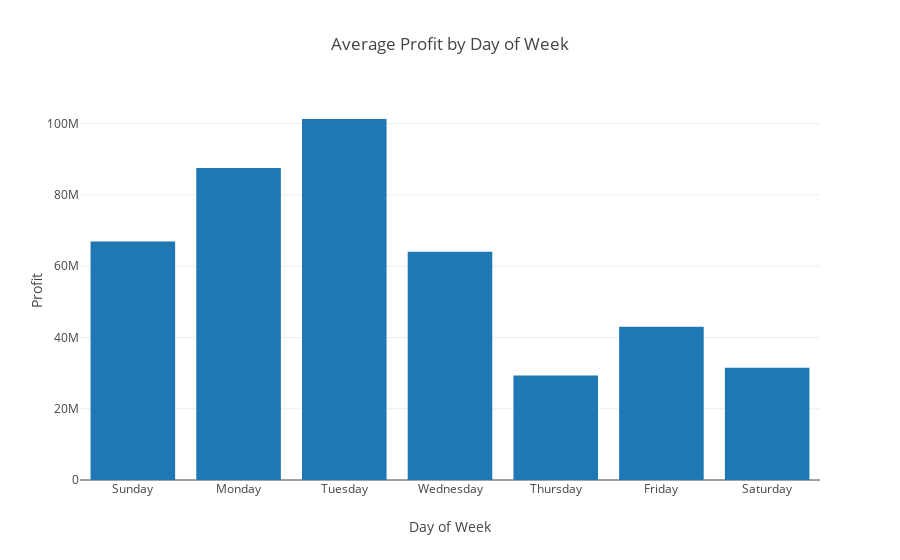

Notebook source saved alongside this figure:
### Code cell
bar_data = [go.Bar(x=['Sunday', 'Monday', 'Tuesday', 'Wednesday', 'Thursday', 'Friday', 'Saturday']\
                   , y=profit_by_dow["profit"])]

py.offline.iplot({ 'data': bar_data,
            'layout': {
               'title': 'Average Profit by Day of Week',
               'xaxis': {
                 'title': 'Day of Week'},
               'yaxis': {
                'title': 'Profit'}
        }})

### Figure 1 — Plotly figure (JSON) as saved in the notebook; plotly's stock layout.template omitted (floating-point values rounded to 4 significant figures)
{"data": [{"type": "bar", "x": ["Sunday", "Monday", "Tuesday", "Wednesday", "Thursday", "Friday", "Saturday"], "y": [66930000.0, 87550000.0, 101300000.0, 64040000.0, 29280000.0, 43010000.0, 31450000.0]}], "layout": {"title": "Average Profit by Day of Week", "xaxis": {"title": "Day of Week"}, "yaxis": {"title": "Profit"}}}
